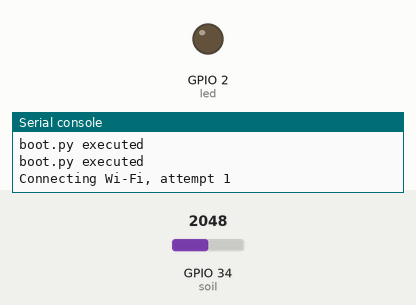
Simulated run of this program. Board: ESP32 board running MicroPython. Parts: output pins drawn as LEDs (lit = HIGH), the last lines printed to the serial console. The inputs (shaded band) are chosen by the test bench; at power-on: GPIO 34 (soil) = 2048 (analog values on the 0–4095 scale). WiFi joins after 1.5 s; web requests get an empty 200 reply after 0.4 s.

Above: at 0.6 s.
At 2.1 s:
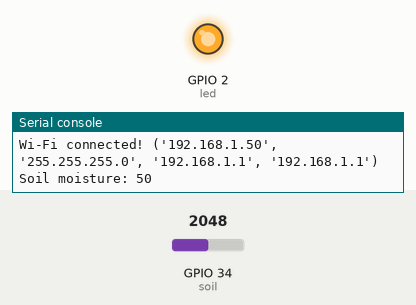
Timing chart, 0 to 3.6 s (numbered marks = the images above):
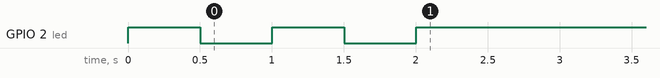

The program:

main.py
```python
import network, urequests
from machine import ADC, Pin
from time import sleep

# -----------------------------
# Config
# -----------------------------
SSID = "10_2.4G"                        # เปลี่ยนเป็น Wi-Fi ของคุณ
SERVER_URL = "http://192.168.1.108:5000/update"  # IP Node.js server

# -----------------------------
# LED
# -----------------------------
led = Pin(2, Pin.OUT)
led.off()

# -----------------------------
# Soil Moisture Sensor
# -----------------------------
soil = ADC(Pin(34))
soil.atten(ADC.ATTN_11DB)

# -----------------------------
# Wi-Fi connect + LED status
# -----------------------------
wlan = network.WLAN(network.STA_IF)

max_retry = 5  # retry connect
for attempt in range(max_retry):
    try:
        print("Connecting Wi-Fi, attempt", attempt+1)
        wlan.connect(SSID)
        timeout = 0
        while not wlan.isconnected() and timeout < 10:
            # LED กระพริบขณะเชื่อมต่อ
            led.on()
            sleep(0.5)
            led.off()
            sleep(0.5)
            timeout += 1
        if wlan.isconnected():
            print("Wi-Fi connected!", wlan.ifconfig())
            led.on()  # LED ติดค้าง
            break
    except OSError as e:
        print("Wi-Fi error:", e)
        sleep(2)

if not wlan.isconnected():
    print("Failed to connect Wi-Fi after", max_retry, "attempts")

# -----------------------------
# Main loop: read sensor & send to server
# -----------------------------
while True:
    if wlan.isconnected():
        value = soil.read()
        moisture = 100 - int((value / 4095) * 100)
        print("Soil moisture:", moisture)

        # ส่งค่าไป server
        try:
            urequests.post(SERVER_URL, json={'moisture': moisture}, headers={"Connection": "close"}).close()
        except Exception as e:
            print("Send error:", e)
    else:
        # Wi-Fi หลุด → LED กระพริบ + reconnect
        print("Wi-Fi disconnected, reconnecting...")
        while not wlan.isconnected():
            try:
                wlan.connect(SSID)
                led.on()
                sleep(0.5)
                led.off()
                sleep(0.5)
            except OSError as e:
                print("Reconnect error:", e)
                sleep(2)
    sleep(5)
```

boot.py
```python
# boot.py - รันตอนบอร์ดเริ่มต้น
from machine import Pin
import network

# LED สำหรับแสดงสถานะ Wi-Fi
led = Pin(2, Pin.OUT)
led.off()  # ปิดตอนเริ่มต้น

# เปิด Wi-Fi interface (ไม่ connect ที่นี่)
wlan = network.WLAN(network.STA_IF)
wlan.active(True)

print("boot.py executed")


print("boot.py executed")
```
